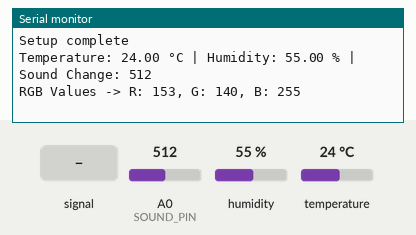
Simulated run of this sketch. Board: Arduino MKR. On the bench: the last lines printed to the serial monitor. The inputs (shaded band) are chosen by the test bench; at power-on: humidity 55 %, A0 (SOUND_PIN) = 512, temperature 24 °C. WiFi joins after 1.5 s; servers stay silent unless stated; random numbers use the default seed unless the sketch sets one; no MQTT or app messages arrive unless stated; not simulated (calls return 0 or success): arduino_secrets.h; names the files do not define were given values by the test bench: SECRET_MQTTPORT = 1883.

Above: at 2.7 s.
2.8 s: A0 (SOUND_PIN) fed a 200 Hz sine of ±81 counts around its level
7.2 s: humidity set to 22 %
At 9.1 s:
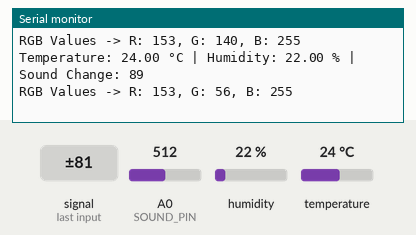
11.6 s: A0 (SOUND_PIN) set to 716
At 13.8 s:
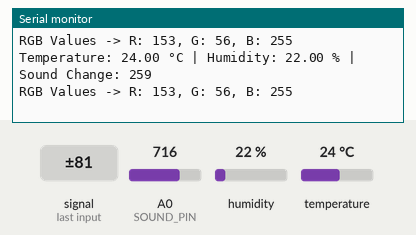
16.0 s: temperature set to 12 °C
At 16.0 s:
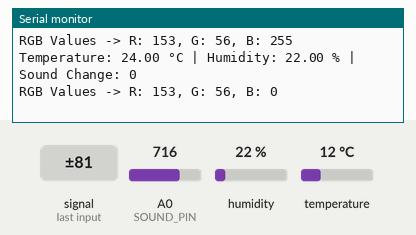
20.4 s: A0 (SOUND_PIN) fed a 1000 Hz sine of ±255 counts around its level
At 24.0 s:
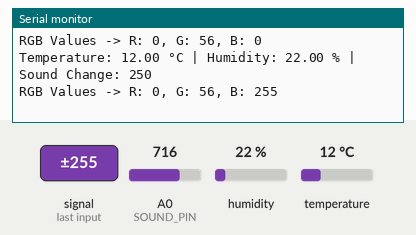
24.8 s: A0 (SOUND_PIN) set to 900
At 27.5 s:
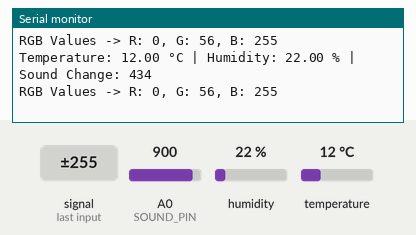
Timing chart, 0 to 29.0 s (numbered marks = the images above; inputs shaded):
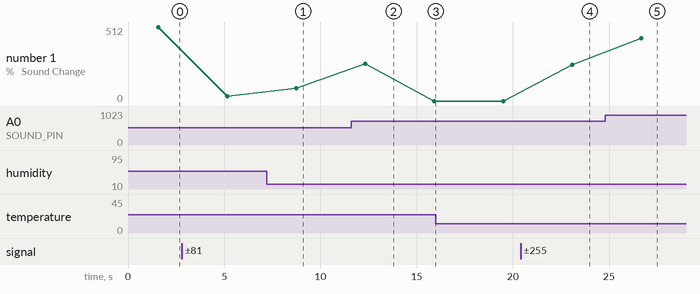

Measured:
- after the input at 7.2 s, the serial monitor: prints a new line after 1.5 s (image 1)
- after the input at 11.6 s, the serial monitor: prints a new line after 0.73 s (image 2)
- after the input at 20.4 s, the serial monitor: prints a new line after 2.7 s (image 4)
- after the input at 24.8 s, the serial monitor: prints a new line after 1.9 s (image 5)
- plotted number 1: 512 → 34 after the input at 2.8 s, 89 → 0 after the input at 11.6 s, 0 → 250 after the input at 20.4 s, 250 → 434 after the input at 24.8 s

The sketch:

CASA0014_YueZhu.ino
```cpp
#include <WiFiNINA.h>
#include <PubSubClient.h>
#include <DHT.h>
#include "arduino_secrets.h"

// Sensor pin and type
#define DHTPIN 0          // DHT-11 connected to pin D0
#define DHTTYPE DHT11     // Using DHT-11 sensor
DHT dht(DHTPIN, DHTTYPE);

// WiFi and MQTT configuration
const char* ssid = SECRET_SSID;
const char* password = SECRET_PASS;
const char* mqtt_username = SECRET_MQTTUSER;
const char* mqtt_password = SECRET_MQTTPASS;
const char* mqtt_server = SECRET_MQTTSERVER;
const int mqtt_port = SECRET_MQTTPORT;

// MQTT client setup
WiFiClient mkrClient;
PubSubClient client(mkrClient);

// Chrono Lumina topic
char mqtt_topic_demo[] = "student/CASA0014/light/19/pixel/";

// Thresholds and sensitivity settings
const float TEMP_HIGH_THRESHOLD = 30.0;
const float TEMP_LOW_THRESHOLD = 15.0;
const float HUMIDITY_THRESHOLD = 100.0;
const int SOUND_SENSITIVITY = 50; // Increase sound sensitivity

// Sound sensor setup
#define SOUND_PIN A0
int lastSoundLevel = 0;

void setup() {
  Serial.begin(115200);
  dht.begin();

  // Connect to WiFi
  connectToWiFi();

  // Set up MQTT server
  client.setServer(mqtt_server, mqtt_port);
  reconnectMQTT();

  Serial.println("Setup complete");
}

void loop() {
  // Read temperature and humidity
  float temperature = dht.readTemperature();
  float humidity = dht.readHumidity();

  if (isnan(temperature) || isnan(humidity)) {
    Serial.println("Failed to read from DHT sensor!");
    return;
  }

  // Read sound intensity
  int soundLevel = analogRead(SOUND_PIN);
  int soundChange = abs(soundLevel - lastSoundLevel);
  lastSoundLevel = soundLevel;

  // Debugging output
  Serial.print("Temperature: ");
  Serial.print(temperature);
  Serial.print(" °C | Humidity: ");
  Serial.print(humidity);
  Serial.print(" % | Sound Change: ");
  Serial.println(soundChange);

  // Dynamic light effects
  sendDynamicPixels(temperature, humidity, soundChange);

  delay(10); // Update frequency control
}

void sendDynamicPixels(float temperature, float humidity, int soundChange) {
  char mqtt_message[100];

  // Map temperature to red brightness
  int red = map(temperature, TEMP_LOW_THRESHOLD, TEMP_HIGH_THRESHOLD, 0, 255);
  red = constrain(red, 0, 255);

  // Map humidity to green brightness
  int green = map(humidity, 0, HUMIDITY_THRESHOLD, 0, 255);
  green = constrain(green, 0, 255);

  // Map sound change to blue brightness
  int blue = map(soundChange * SOUND_SENSITIVITY, 0, 1023, 0, 255);
  blue = constrain(blue, 0, 255);

  // Resolve red-green conflict
  if (red > 200 && green > 200) {
    if (red >= green) {
      green /= 2; // Prioritize reducing green
    } else {
      red /= 2; // Prioritize reducing red
    }
  }

  // Debugging output
  Serial.print("RGB Values -> R: ");
  Serial.print(red);
  Serial.print(", G: ");
  Serial.print(green);
  Serial.print(", B: ");
  Serial.println(blue);

  // Dynamic frame animation
  int totalFrames = 12;
  for (int frame = 1; frame <= totalFrames; frame++) {
    for (int i = 0; i < totalFrames; i++) {
      if (i < frame) {
        // Light up LEDs in the current range
        sprintf(mqtt_message, "{\"pixelid\": %d, \"R\": %d, \"G\": %d, \"B\": %d, \"W\": 0}", i, red, green, blue);
      } else {
        // Turn off other LEDs
        sprintf(mqtt_message, "{\"pixelid\": %d, \"R\": 0, \"G\": 0, \"B\": 0, \"W\": 0}", i);
      }
      client.publish(mqtt_topic_demo, mqtt_message);
      delay(20); // Frame interval
    }
    delay(50); // Frame transition delay
  }
}

void connectToWiFi() {
  Serial.print("Connecting to WiFi: ");
  WiFi.begin(ssid, password);

  while (WiFi.status() != WL_CONNECTED) {
    delay(1000);
    Serial.print(".");
  }
  Serial.println("Connected to WiFi");
}

void reconnectMQTT() {
  while (!client.connected()) {
    Serial.print("Attempting MQTT connection...");
    String clientId = "MKR1010-Client";
    clientId += String(random(0xffff), HEX);

    if (client.connect(clientId.c_str(), mqtt_username, mqtt_password)) {
      Serial.println("Connected to MQTT broker");
    } else {
      Serial.print("Failed, rc=");
      Serial.print(client.state());
      Serial.println(" trying again in 5 seconds");
      delay(5000);
    }
  }
}
```
